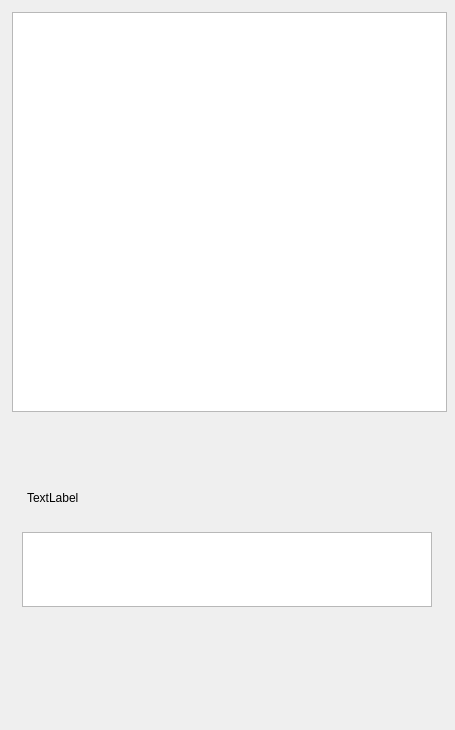
<?xml version="1.0" encoding="UTF-8"?>
<ui version="4.0">
 <class>dlg_commentaires</class>
 <widget class="QDialog" name="dlg_commentaires">
  <property name="geometry">
   <rect>
    <x>0</x>
    <y>0</y>
    <width>455</width>
    <height>730</height>
   </rect>
  </property>
  <property name="sizePolicy">
   <sizepolicy hsizetype="Fixed" vsizetype="Preferred">
    <horstretch>0</horstretch>
    <verstretch>0</verstretch>
   </sizepolicy>
  </property>
  <property name="minimumSize">
   <size>
    <width>0</width>
    <height>0</height>
   </size>
  </property>
  <property name="maximumSize">
   <size>
    <width>455</width>
    <height>730</height>
   </size>
  </property>
  <property name="windowTitle">
   <string>Dialog</string>
  </property>
  <widget class="QFrame" name="textFrame">
   <property name="geometry">
    <rect>
     <x>12</x>
     <y>462</y>
     <width>435</width>
     <height>191</height>
    </rect>
   </property>
   <property name="minimumSize">
    <size>
     <width>435</width>
     <height>145</height>
    </size>
   </property>
   <property name="maximumSize">
    <size>
     <width>435</width>
     <height>300</height>
    </size>
   </property>
   <property name="mouseTracking">
    <bool>true</bool>
   </property>
   <widget class="UpTextEdit" name="upTextEdit">
    <property name="geometry">
     <rect>
      <x>10</x>
      <y>70</y>
      <width>410</width>
      <height>75</height>
     </rect>
    </property>
    <property name="contextMenuPolicy">
     <enum>Qt::CustomContextMenu</enum>
    </property>
   </widget>
   <widget class="QLabel" name="Expliclabel">
    <property name="geometry">
     <rect>
      <x>15</x>
      <y>15</y>
      <width>400</width>
      <height>41</height>
     </rect>
    </property>
    <property name="text">
     <string>TextLabel</string>
    </property>
   </widget>
  </widget>
  <widget class="UpTableWidget" name="ComupTableWidget">
   <property name="geometry">
    <rect>
     <x>12</x>
     <y>12</y>
     <width>435</width>
     <height>400</height>
    </rect>
   </property>
   <property name="minimumSize">
    <size>
     <width>435</width>
     <height>400</height>
    </size>
   </property>
   <property name="maximumSize">
    <size>
     <width>435</width>
     <height>400</height>
    </size>
   </property>
   <property name="mouseTracking">
    <bool>true</bool>
   </property>
   <property name="contextMenuPolicy">
    <enum>Qt::CustomContextMenu</enum>
   </property>
   <property name="horizontalScrollBarPolicy">
    <enum>Qt::ScrollBarAlwaysOff</enum>
   </property>
   <property name="autoScrollMargin">
    <number>16</number>
   </property>
   <property name="alternatingRowColors">
    <bool>false</bool>
   </property>
   <property name="selectionMode">
    <enum>QAbstractItemView::SingleSelection</enum>
   </property>
   <property name="iconSize">
    <size>
     <width>12</width>
     <height>12</height>
    </size>
   </property>
   <property name="textElideMode">
    <enum>Qt::ElideNone</enum>
   </property>
  </widget>
 </widget>
 <customwidgets>
  <customwidget>
   <class>UpTableWidget</class>
   <extends>QTableWidget</extends>
   <header>uptablewidget.h</header>
  </customwidget>
  <customwidget>
   <class>UpTextEdit</class>
   <extends>QTextEdit</extends>
   <header>uptextedit.h</header>
  </customwidget>
 </customwidgets>
 <resources/>
 <connections/>
</ui>
